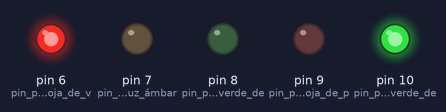
This sketch was run on a simulated Arduino Uno, built with avr-gcc and run on an emulated ATmega328P. Parts: output pins drawn as LEDs (lit = HIGH).

Above: at 3.0 s.
At 7.5 s:
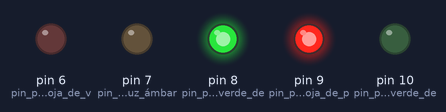
At 9.5 s:
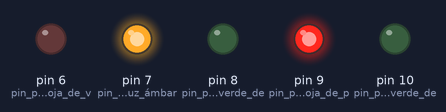
Timing chart, 0 to 13.0 s (numbered marks = the images above):
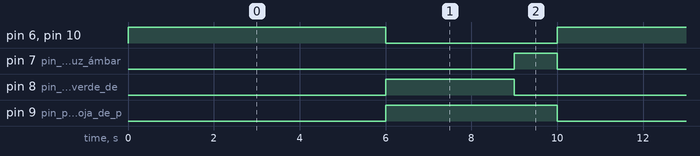

Measured:
- by itself, pin 6 (pin_para_la_luz_roja_de_v), pin 10 (pin_para_la_luz_verde_de): alternates HIGH for 6.0 s and LOW for 4.0 s
- by itself, pin 7 (pin_para_la_luz_ámbar): alternates HIGH for 1.0 s and LOW for 9.0 s
- by itself, pin 8 (pin_para_la_luz_verde_de): alternates HIGH for 3.0 s and LOW for 7.0 s
- by itself, pin 9 (pin_para_la_luz_roja_de_p): alternates HIGH for 4.0 s and LOW for 6.0 s

The sketch:

semaforo_vp.ino
```cpp
// Tecnología 4º E.S.O.
// I.E.S. Virgen de Villadiego (Peñaflor)

void setup()
{
  pinMode(6,OUTPUT); // pin para la luz roja de vehículos
  pinMode(8,OUTPUT); // pin para la luz verde de vehículos
  pinMode(7,OUTPUT); // pin para la luz ámbar
  pinMode(9,OUTPUT); // pin para la luz roja de peatones
  pinMode(10,OUTPUT); // pin para la luz verde de peatones
}

void loop()
{
  digitalWrite(6,HIGH);
  digitalWrite(10,HIGH);
  delay(6000);
  digitalWrite(6,LOW);
  digitalWrite(10,LOW);
  digitalWrite(8,HIGH);
  digitalWrite(9,HIGH);
  delay(3000);
  digitalWrite(8,LOW);
  digitalWrite(7,HIGH);
  delay(1000);
  digitalWrite(7,LOW);
  digitalWrite(9,LOW);
}
```
